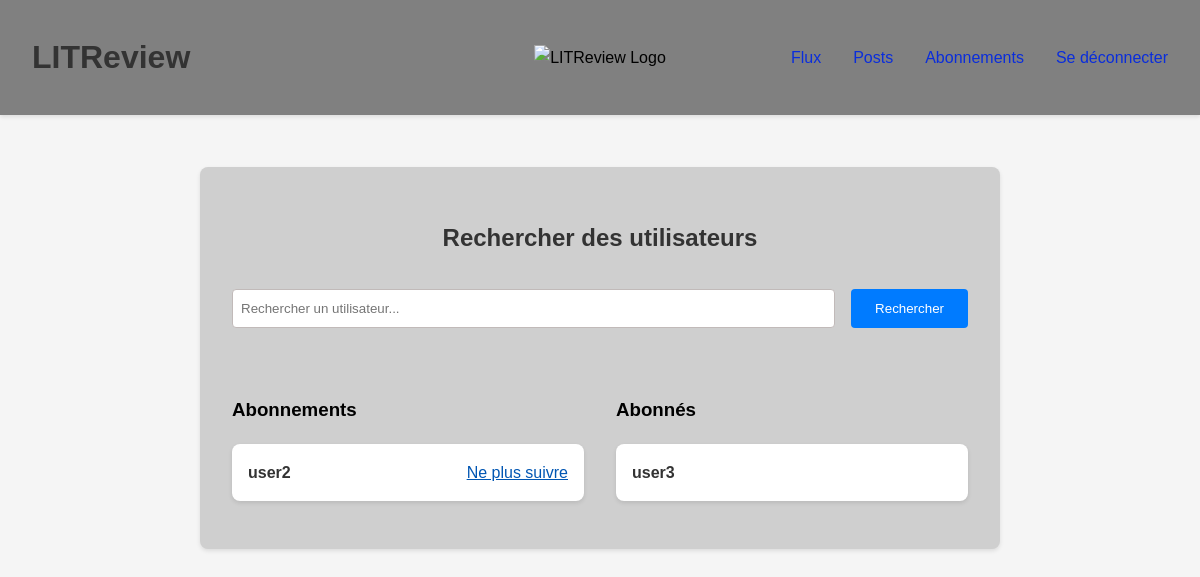
Before: /subscriptions/ (signed in) with the older database file.
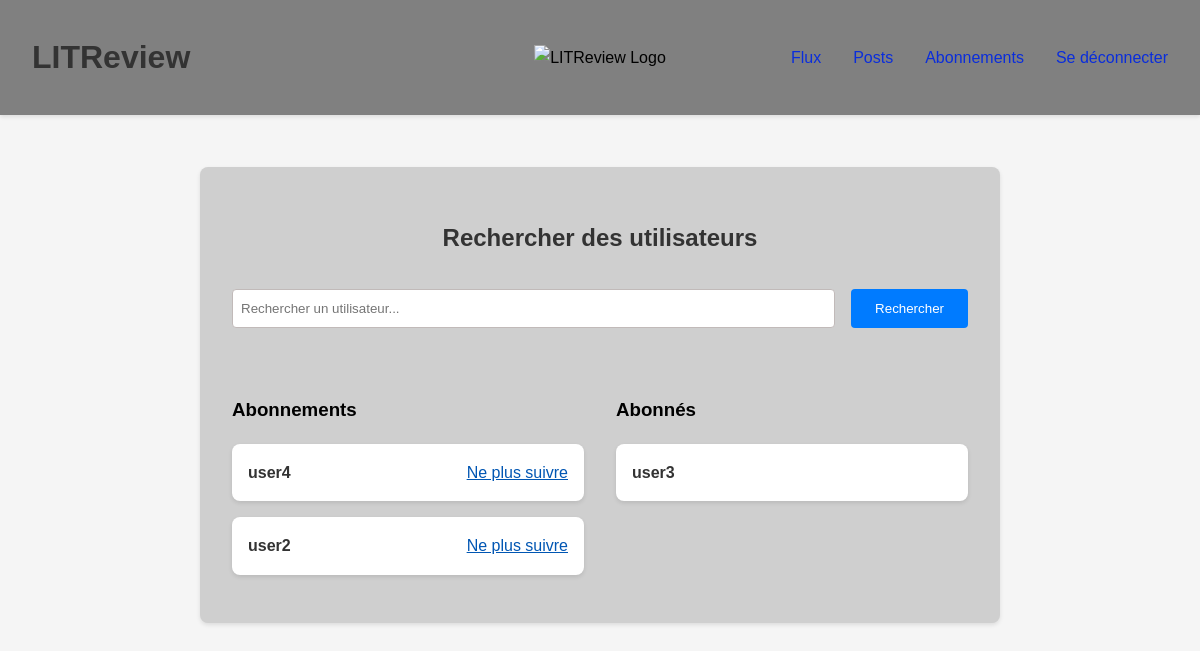
After: the same page with the newer database file.
### func/models.py (models this page shows, shortened)
class UserFollows(models.Model):
    user = models.ForeignKey(to=settings.AUTH_USER_MODEL, on_delete=models.CASCADE, related_name="following")
    followed_user = models.ForeignKey(
        to=settings.AUTH_USER_MODEL,
        on_delete=models.CASCADE,
        related_name="followed_by",
    )
    created_at = models.DateTimeField(default=timezone.now)
    class Meta:
        unique_together = ("user", "followed_user")
        ordering = ["-created_at"]
        verbose_name = "Abonnement"
        verbose_name_plural = "Abonnements"

### authe/models.py (models this page shows, shortened)
class User(AbstractUser):
    email = models.EmailField(blank=True)  # champs 'email' optionnel avec (blank=True)
    class Meta:
        verbose_name = "User"
        verbose_name_plural = "Users"

### func/views.py (the view)
# urls.py: path("subscriptions/", subscriptions, name="subscriptions"),
@login_required(login_url="login")
def subscriptions(request):
    form = UserSearchForm(request.POST or None)
    search_results = []
    if request.method == "POST" and form.is_valid():
        search_query = form.cleaned_data["username"]
        search_results = User.objects.filter(Q(username__icontains=search_query) & ~Q(id=request.user.id))
        if not search_results:
            messages.error(request, f"Aucun utilisateur trouvé avec le nom '{search_query}'")
    following = UserFollows.objects.filter(user=request.user)
    followers = UserFollows.objects.filter(followed_user=request.user)
    context = {
        "form": form,
        "search_results": search_results,
        "following": following,
        "followers": followers,
    }
    return render(request, "func/subscriptions.html", context)

### func/forms.py
class UserSearchForm(forms.Form):
    username = forms.CharField(
        max_length=150,
        required=True,
        widget=forms.TextInput(
            attrs={
                "class": "form-control",
                "placeholder": "Rechercher un utilisateur...",
            }
        ),
    )

### templates/func/subscriptions.html (shortened to what this page needs)
{% extends 'base.html' %}
{% block content %}
<div class="review-container">
    <div class="subscriptions-container">
        <div class="search-section">
            <h2 class="page-title">Rechercher des utilisateurs</h2>
            <form method="post" class="search-form">
                <div class="form-group search-box">
                    {{ form.username }}
                    <button type="submit" class="btn-submit">Rechercher</button>
                </div>
            </form>
        </div>
        <div class="subscriptions-grid">
            <div class="following-section">
                <h3>Abonnements</h3>
                <div class="users-list">
                    {% for follow in following %}
                        <div class="user-card">
                            <span class="username">{{ follow.followed_user.username }}</span>
                            <a href="{% url 'unfollow_user' follow.followed_user.id %}" class="btn-action btn-delete">
                                Ne plus suivre
                            </a>
                        </div>
                    {% empty %}
                        <p class="no-users">Vous ne suivez personne</p>
                    {% endfor %}
                </div>
            </div>
            <div class="followers-section">
                <h3>Abonnés</h3>
                <div class="users-list">
                    {% for follower in followers %}
                        <div class="user-card">
                            <span class="username">{{ follower.user.username }}</span>
                        </div>
                    {% empty %}
                        <p class="no-users">Vous n'avez pas d'abonnés</p>
                    {% endfor %}
                </div>
            </div>
        </div>
    </div>
</div>
{% endblock %}

Changed rows visible on the page:
added UserFollows: followed_user.username "user4", shown under "Abonnements"
